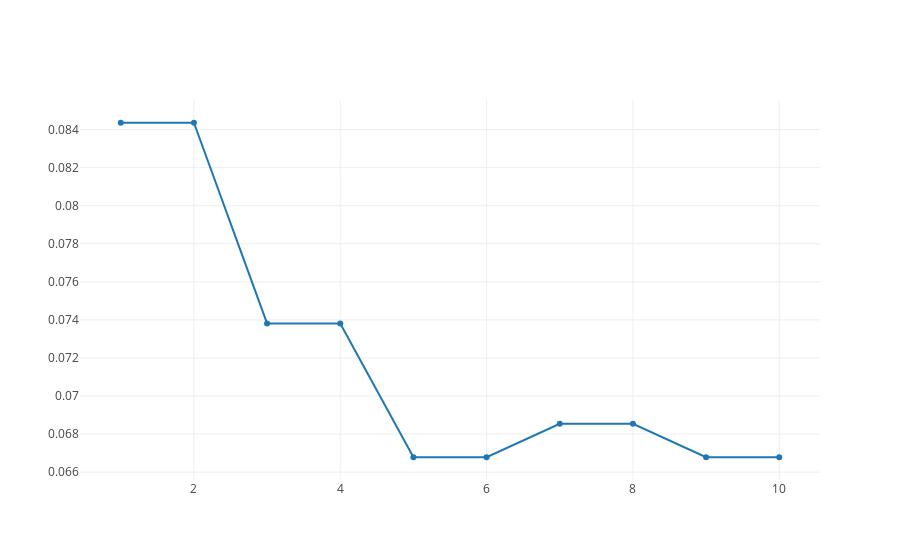

This figure's notebook cell:
### Code cell
cancer_knn_plot = go.Scatter(
    y = cancer_knn_loos,
    x = rang,
    mode = 'lines+markers',
    name = 'lines+markers'
)

plotly.offline.iplot([cancer_knn_plot], filename='line-mode')
plotly.offline.plot([cancer_knn_plot], filename='cancer_knn_plot.html', auto_open=False)

### Figure 1 — Plotly figure (JSON) as saved in the notebook; plotly's stock layout.template omitted (floating-point values rounded to 4 significant figures)
{"data": [{"mode": "lines+markers", "name": "lines+markers", "type": "scatter", "uid": "76e971dd-a90b-4934-8744-55e235032ae1", "x": [1, 2, 3, 4, 5, 6, 7, 8, 9, 10], "y": [0.08436, 0.08436, 0.07381, 0.07381, 0.06678, 0.06678, 0.06854, 0.06854, 0.06678, 0.06678]}], "layout": {}}
